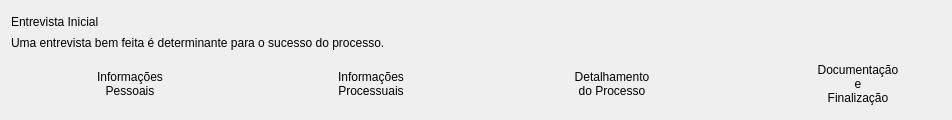
     <widget class="QFrame" name="frTopBackground">
      <property name="sizePolicy">
       <sizepolicy hsizetype="Preferred" vsizetype="Preferred">
        <horstretch>0</horstretch>
        <verstretch>0</verstretch>
       </sizepolicy>
      </property>
      <property name="minimumSize">
       <size>
        <width>0</width>
        <height>120</height>
       </size>
      </property>
      <property name="maximumSize">
       <size>
        <width>16777215</width>
        <height>120</height>
       </size>
      </property>
      <property name="frameShape">
       <enum>QFrame::NoFrame</enum>
      </property>
      <property name="frameShadow">
       <enum>QFrame::Raised</enum>
      </property>
      <layout class="QVBoxLayout" name="verticalLayout_4">
       <item>
        <widget class="QFrame" name="frame_15">
         <property name="frameShape">
          <enum>QFrame::NoFrame</enum>
         </property>
         <property name="frameShadow">
          <enum>QFrame::Raised</enum>
         </property>
         <layout class="QVBoxLayout" name="verticalLayout_5">
          <property name="spacing">
           <number>0</number>
          </property>
          <property name="leftMargin">
           <number>0</number>
          </property>
          <property name="topMargin">
           <number>0</number>
          </property>
          <property name="rightMargin">
           <number>0</number>
          </property>
          <property name="bottomMargin">
           <number>0</number>
          </property>
          <item>
           <widget class="QLabel" name="lbTopTitulo">
            <property name="text">
             <string>Entrevista Inicial</string>
            </property>
           </widget>
          </item>
          <item>
           <widget class="QLabel" name="lbTopSubtitulo">
            <property name="text">
             <string>Uma entrevista bem feita é determinante para o sucesso do processo.</string>
            </property>
           </widget>
          </item>
         </layout>
        </widget>
       </item>
       <item alignment="Qt::AlignHCenter">
        <widget class="QFrame" name="frBarProgress">
         <property name="minimumSize">
          <size>
           <width>930</width>
           <height>50</height>
          </size>
         </property>
         <property name="maximumSize">
          <size>
           <width>930</width>
           <height>50</height>
          </size>
         </property>
         <property name="frameShape">
          <enum>QFrame::NoFrame</enum>
         </property>
         <property name="frameShadow">
          <enum>QFrame::Raised</enum>
         </property>
         <layout class="QHBoxLayout" name="horizontalLayout">
          <property name="spacing">
           <number>0</number>
          </property>
          <property name="leftMargin">
           <number>0</number>
          </property>
          <property name="topMargin">
           <number>0</number>
          </property>
          <property name="rightMargin">
           <number>0</number>
          </property>
          <property name="bottomMargin">
           <number>0</number>
          </property>
          <item>
           <widget class="QFrame" name="frProgressPessoais">
            <property name="minimumSize">
             <size>
              <width>130</width>
              <height>42</height>
             </size>
            </property>
            <property name="maximumSize">
             <size>
              <width>130</width>
              <height>42</height>
             </size>
            </property>
            <property name="frameShape">
             <enum>QFrame::NoFrame</enum>
            </property>
            <property name="frameShadow">
             <enum>QFrame::Raised</enum>
            </property>
            <layout class="QHBoxLayout" name="horizontalLayout_2">
             <property name="spacing">
              <number>0</number>
             </property>
             <property name="leftMargin">
              <number>0</number>
             </property>
             <property name="topMargin">
              <number>0</number>
             </property>
             <property name="rightMargin">
              <number>0</number>
             </property>
             <property name="bottomMargin">
              <number>0</number>
             </property>
             <item>
              <widget class="QFrame" name="frEtapa1">
               <property name="minimumSize">
                <size>
                 <width>40</width>
                 <height>42</height>
                </size>
               </property>
               <property name="maximumSize">
                <size>
                 <width>40</width>
                 <height>42</height>
                </size>
               </property>
               <property name="sizeIncrement">
                <size>
                 <width>0</width>
                 <height>0</height>
                </size>
               </property>
               <property name="frameShape">
                <enum>QFrame::NoFrame</enum>
               </property>
               <property name="frameShadow">
                <enum>QFrame::Raised</enum>
               </property>
              </widget>
             </item>
             <item>
              <widget class="QFrame" name="frInfo1">
               <property name="minimumSize">
                <size>
                 <width>0</width>
                 <height>42</height>
                </size>
               </property>
               <property name="maximumSize">
                <size>
                 <width>16777215</width>
                 <height>42</height>
                </size>
               </property>
               <property name="frameShape">
                <enum>QFrame::NoFrame</enum>
               </property>
               <property name="frameShadow">
                <enum>QFrame::Raised</enum>
               </property>
               <layout class="QVBoxLayout" name="verticalLayout_2">
                <property name="spacing">
                 <number>0</number>
                </property>
                <property name="leftMargin">
                 <number>2</number>
                </property>
                <property name="topMargin">
                 <number>0</number>
                </property>
                <property name="rightMargin">
                 <number>0</number>
                </property>
                <property name="bottomMargin">
                 <number>0</number>
                </property>
                <item>
                 <widget class="QLabel" name="lbInfoPessoais">
                  <property name="text">
                   <string>Informações 
Pessoais</string>
                  </property>
                  <property name="alignment">
                   <set>Qt::AlignCenter</set>
                  </property>
                 </widget>
                </item>
               </layout>
              </widget>
             </item>
            </layout>
           </widget>
          </item>
          <item>
           <widget class="QFrame" name="frProg1">
            <property name="minimumSize">
             <size>
              <width>45</width>
              <height>10</height>
             </size>
            </property>
            <property name="maximumSize">
             <size>
              <width>45</width>
              <height>10</height>
             </size>
            </property>
            <property name="frameShape">
             <enum>QFrame::NoFrame</enum>
            </property>
            <property name="frameShadow">
             <enum>QFrame::Raised</enum>
            </property>
            <layout class="QHBoxLayout" name="horizontalLayout_6">
             <property name="spacing">
              <number>0</number>
             </property>
             <property name="leftMargin">
              <number>0</number>
             </property>
             <property name="topMargin">
              <number>0</number>
             </property>
             <property name="rightMargin">
              <number>0</number>
             </property>
             <property name="bottomMargin">
              <number>0</number>
             </property>
            </layout>
           </widget>
          </item>
          <item>
           <widget class="QFrame" name="frProgressProcesso">
            <property name="minimumSize">
             <size>
              <width>130</width>
              <height>42</height>
             </size>
            </property>
            <property name="maximumSize">
             <size>
              <width>130</width>
              <height>42</height>
             </size>
            </property>
            <property name="frameShape">
             <enum>QFrame::NoFrame</enum>
            </property>
            <property name="frameShadow">
             <enum>QFrame::Raised</enum>
            </property>
            <layout class="QHBoxLayout" name="horizontalLayout_3">
             <property name="spacing">
              <number>0</number>
             </property>
             <property name="leftMargin">
              <number>0</number>
             </property>
             <property name="topMargin">
              <number>0</number>
             </property>
             <property name="rightMargin">
              <number>0</number>
             </property>
             <property name="bottomMargin">
              <number>0</number>
             </property>
             <item>
              <widget class="QFrame" name="frEtapa2">
               <property name="minimumSize">
                <size>
                 <width>40</width>
                 <height>42</height>
                </size>
               </property>
               <property name="maximumSize">
                <size>
                 <width>40</width>
                 <height>42</height>
                </size>
               </property>
               <property name="sizeIncrement">
                <size>
                 <width>0</width>
                 <height>0</height>
                </size>
               </property>
               <property name="frameShape">
                <enum>QFrame::NoFrame</enum>
               </property>
               <property name="frameShadow">
                <enum>QFrame::Raised</enum>
               </property>
              </widget>
             </item>
             <item>
              <widget class="QFrame" name="frInfo1_2">
               <property name="minimumSize">
                <size>
                 <width>0</width>
                 <height>42</height>
                </size>
               </property>
               <property name="maximumSize">
                <size>
                 <width>16777215</width>
                 <height>42</height>
                </size>
               </property>
               <property name="frameShape">
                <enum>QFrame::NoFrame</enum>
               </property>
               <property name="frameShadow">
                <enum>QFrame::Raised</enum>
               </property>
               <layout class="QHBoxLayout" name="horizontalLayout_7">
                <property name="spacing">
                 <number>0</number>
                </property>
                <property name="leftMargin">
                 <number>2</number>
                </property>
                <property name="topMargin">
                 <number>0</number>
                </property>
                <property name="rightMargin">
                 <number>0</number>
                </property>
                <property name="bottomMargin">
                 <number>0</number>
                </property>
                <item>
                 <widget class="QLabel" name="lbInfoProcessuais">
                  <property name="text">
                   <string>Informações 
Processuais</string>
                  </property>
                  <property name="alignment">
                   <set>Qt::AlignCenter</set>
                  </property>
                 </widget>
                </item>
               </layout>
              </widget>
             </item>
            </layout>
           </widget>
          </item>
          <item>
           <widget class="QFrame" name="frProg2">
            <property name="minimumSize">
             <size>
              <width>45</width>
              <height>10</height>
             </size>
            </property>
            <property name="maximumSize">
             <size>
              <width>45</width>
              <height>10</height>
             </size>
            </property>
            <property name="frameShape">
             <enum>QFrame::NoFrame</enum>
            </property>
            <property name="frameShadow">
             <enum>QFrame::Raised</enum>
            </property>
           </widget>
          </item>
          <item>
           <widget class="QFrame" name="frame_3">
            <property name="minimumSize">
             <size>
              <width>130</width>
              <height>42</height>
             </size>
            </property>
            <property name="maximumSize">
             <size>
              <width>130</width>
              <height>42</height>
             </size>
            </property>
            <property name="frameShape">
             <enum>QFrame::NoFrame</enum>
            </property>
            <property name="frameShadow">
             <enum>QFrame::Raised</enum>
            </property>
            <layout class="QHBoxLayout" name="horizontalLayout_4">
             <property name="spacing">
              <number>0</number>
             </property>
             <property name="leftMargin">
              <number>0</number>
             </property>
             <property name="topMargin">
              <number>0</number>
             </property>
             <property name="rightMargin">
              <number>0</number>
             </property>
             <property name="bottomMargin">
              <number>0</number>
             </property>
             <item>
              <widget class="QFrame" name="frEtapa3">
               <property name="minimumSize">
                <size>
                 <width>40</width>
                 <height>42</height>
                </size>
               </property>
               <property name="maximumSize">
                <size>
                 <width>40</width>
                 <height>42</height>
                </size>
               </property>
               <property name="sizeIncrement">
                <size>
                 <width>0</width>
                 <height>0</height>
                </size>
               </property>
               <property name="frameShape">
                <enum>QFrame::NoFrame</enum>
               </property>
               <property name="frameShadow">
                <enum>QFrame::Raised</enum>
               </property>
              </widget>
             </item>
             <item>
              <widget class="QFrame" name="frInfo1_3">
               <property name="minimumSize">
                <size>
                 <width>0</width>
                 <height>42</height>
                </size>
               </property>
               <property name="maximumSize">
                <size>
                 <width>16777215</width>
                 <height>42</height>
                </size>
               </property>
               <property name="frameShape">
                <enum>QFrame::NoFrame</enum>
               </property>
               <property name="frameShadow">
                <enum>QFrame::Raised</enum>
               </property>
               <layout class="QHBoxLayout" name="horizontalLayout_8">
                <property name="spacing">
                 <number>0</number>
                </property>
                <property name="leftMargin">
                 <number>2</number>
                </property>
                <property name="topMargin">
                 <number>0</number>
                </property>
                <property name="rightMargin">
                 <number>0</number>
                </property>
                <property name="bottomMargin">
                 <number>0</number>
                </property>
                <item>
                 <widget class="QLabel" name="lbInfoDetalhamento">
                  <property name="text">
                   <string>Detalhamento 
do Processo</string>
                  </property>
                  <property name="alignment">
                   <set>Qt::AlignCenter</set>
                  </property>
                 </widget>
                </item>
               </layout>
              </widget>
             </item>
            </layout>
           </widget>
          </item>
          <item>
           <widget class="QFrame" name="frProg3">
            <property name="minimumSize">
             <size>
              <width>45</width>
              <height>10</height>
             </size>
            </property>
            <property name="maximumSize">
             <size>
              <width>45</width>
              <height>10</height>
             </size>
            </property>
            <property name="frameShape">
             <enum>QFrame::NoFrame</enum>
            </property>
            <property name="frameShadow">
             <enum>QFrame::Raised</enum>
            </property>
           </widget>
          </item>
          <item>
           <widget class="QFrame" name="frame_4">
            <property name="minimumSize">
             <size>
              <width>140</width>
              <height>42</height>
             </size>
            </property>
            <property name="maximumSize">
             <size>
              <width>140</width>
              <height>42</height>
             </size>
            </property>
            <property name="frameShape">
             <enum>QFrame::NoFrame</enum>
            </property>
            <property name="frameShadow">
             <enum>QFrame::Raised</enum>
            </property>
            <layout class="QHBoxLayout" name="horizontalLayout_5">
             <property name="spacing">
              <number>0</number>
             </property>
             <property name="leftMargin">
              <number>0</number>
             </property>
             <property name="topMargin">
              <number>0</number>
             </property>
             <property name="rightMargin">
              <number>0</number>
             </property>
             <property name="bottomMargin">
              <number>0</number>
             </property>
             <item>
              <widget class="QFrame" name="frEtapa4">
               <property name="minimumSize">
                <size>
                 <width>40</width>
                 <height>42</height>
                </size>
               </property>
               <property name="maximumSize">
                <size>
                 <width>40</width>
                 <height>42</height>
                </size>
               </property>
               <property name="sizeIncrement">
                <size>
                 <width>0</width>
                 <height>0</height>
                </size>
               </property>
               <property name="frameShape">
                <enum>QFrame::NoFrame</enum>
               </property>
               <property name="frameShadow">
                <enum>QFrame::Raised</enum>
               </property>
              </widget>
             </item>
             <item>
              <widget class="QFrame" name="frInfo1_4">
               <property name="minimumSize">
                <size>
                 <width>0</width>
                 <height>42</height>
                </size>
               </property>
               <property name="maximumSize">
                <size>
                 <width>16777215</width>
                 <height>42</height>
                </size>
               </property>
               <property name="frameShape">
                <enum>QFrame::NoFrame</enum>
               </property>
               <property name="frameShadow">
                <enum>QFrame::Raised</enum>
               </property>
               <layout class="QHBoxLayout" name="horizontalLayout_9">
                <property name="spacing">
                 <number>0</number>
                </property>
                <property name="leftMargin">
                 <number>2</number>
                </property>
                <property name="topMargin">
                 <number>0</number>
                </property>
                <property name="rightMargin">
                 <number>0</number>
                </property>
                <property name="bottomMargin">
                 <number>0</number>
                </property>
                <item>
                 <widget class="QLabel" name="lbInfoFinalizacao">
                  <property name="text">
                   <string>Documentação
e
Finalização</string>
                  </property>
                  <property name="alignment">
                   <set>Qt::AlignCenter</set>
                  </property>
                 </widget>
                </item>
               </layout>
              </widget>
             </item>
            </layout>
           </widget>
          </item>
         </layout>
        </widget>
       </item>
      </layout>
     </widget>
